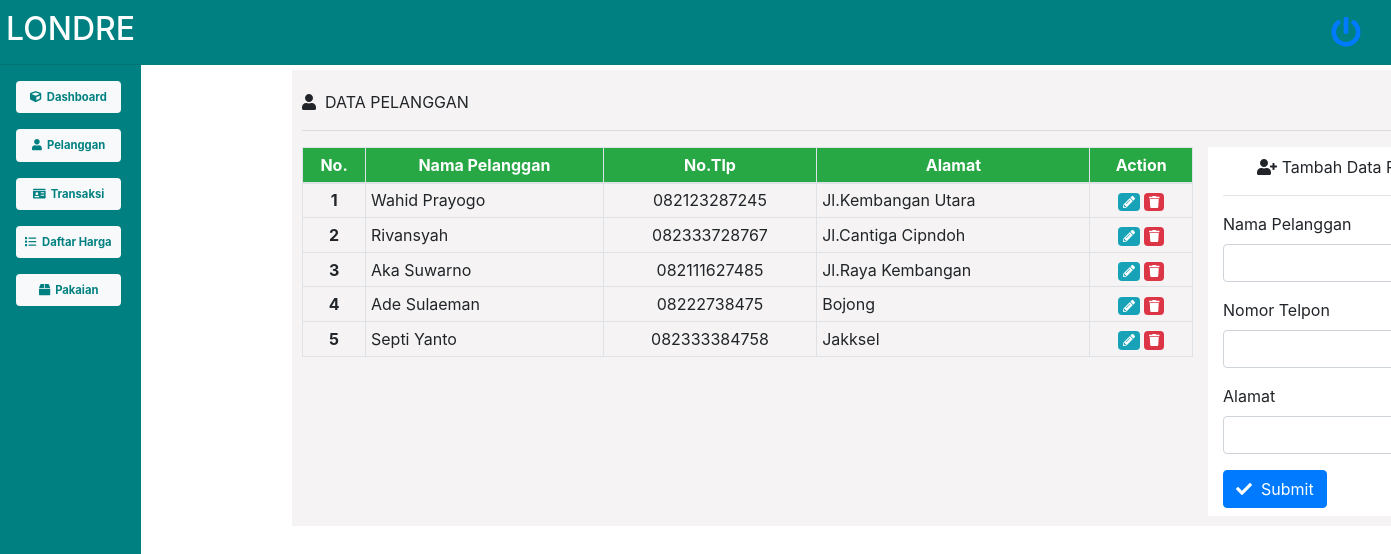
Screenshot of /pages/pelanggan.php (signed in) with the database file from the repository.
### tables this page shows
CREATE TABLE `pelanggan` (
  `pelanggan_id` int(11) NOT NULL,
  `pelanggan_nama` varchar(255) NOT NULL,
  `pelanggan_hp` varchar(20) NOT NULL,
  `pelanggan_alamat` varchar(255) NOT NULL
);

### connection/function-pelanggan.php (called while the page is built, shortened)
<?php
    require "db.php";
    $conn = mysqli_connect($host, $user, $pass, $db);
    function getPelanggan($data) {
        global $conn;
        $result = mysqli_query($conn, $data);
        $rows = [];
        while ($row = mysqli_fetch_assoc($result)){
            $rows[] = $row;
        }
        return $rows;
    }
?>

### pages/pelanggan.php (the view, shortened to what this page needs)
<?php
    require "../connection/function-pelanggan.php";
    $query = "SELECT * FROM pelanggan";
    $data_pelanggan = getPelanggan($query);
?>
<!DOCTYPE html>
<html lang="en">
<head>
    <?php require "../connection/header.php"; ?>
</head>
<body>
    <div class="main">
        <div class="menus">
            <div class="header text-center">
                <h2>londre</h2>
                <hr>
            </div>
            <div class="sub-menus ml-3 text-left">
                <?php require "../connection/menus.php"; ?>
            </div>
        </div>
        <div class="body-main">
            <div class="header-body">
                <div class="component text-white">
                    <div class="user-log">
                        <a href="../logout.php"><i class="fas fa-power-off"></i></a>
                    </div>
                </div>
            </div>
        </div>
        <div class="body">
            <div class="continer-fluid">
                <div class="box">
                    <div class="header">
                        <span><i class="fas fa-user"></i>&nbsp; Data Pelanggan</span>
                        <hr>
                    </div>
                    <div class="main-data">
                        <div class="row mr-1">
                            <div class="col-lg-9">
                                <table class="table table-bordered table-hover table-sm">
                                    <thead class="bg-success text-white">
                                        <tr class="text-center">
                                            <th scope="coll">No.</th>
                                            <th scope="coll">Nama Pelanggan</th>
                                            <th scope="coll">No.Tlp</th>
                                            <th scope="coll">Alamat</th>
                                            <th scope="coll">Action</th>
                                        </tr>
                                    </thead>
                                    <tbody>
                                        <?php $nomor = 1; ?>
                                        <?php foreach($data_pelanggan as $dp) : ?>
                                        <tr>
                                            <th class="text-center"><?= $nomor; ?></th>
                                            <td><?= $dp["pelanggan_nama"]; ?></td>
                                            <td class="text-center"><?= $dp["pelanggan_hp"]; ?></td>
                                            <td><?= $dp["pelanggan_alamat"]; ?></td>
                                            <td class="text-center">
                                                <a href="#" class="badge badge-info" id="edit"><i class="fas fa-pencil-alt"></i></a>
                                                <a href="#" class="badge badge-danger"><i class="fas fa-trash"></i></a>
                                            </td>
                                        </tr>
                                        <?php $nomor++; ?>
                                        <?php endforeach;  ?>
                                    </tbody>
                                </table>
                            </div>
                            <div class="col-lg-3 bg-white">
                                <div class="head-form text-center mt-2">
                                    <span><i class="fas fa-user-plus" id="headform"></i> Tambah Data Pelanggan</span>
                                    <hr>
                                </div>
                                <form action="" method="post">
                                    <div class="form-group">
                                        <label for="">Nama Pelanggan</label>
                                        <input type="text" name="pelanggan" id="pelanggan" class="form-control" require>
                                    </div>
                                    <div class="form-group">
                                        <label for="">Nomor Telpon</label>
                                        <input type="text" name="tlp" id="tlp" class="form-control" require>
                                    </div>
                                    <div class="form-group">
                                        <label for="">Alamat</label>
                                        <input type="text" name="alamat" id="alamat" class="form-control" require>
                                    </div>
                                    <button type="submit" class="btn btn-primary mb-2 sub" name="btninput"><i class="fas fa-check"></i>&nbsp; Submit</button>
                                </form>
                            </div>
                        </div>
                    </div>
                </div>
            </div>
        </div>
    </div>
</body>
</html>

### connection/header.php
<link rel="stylesheet" href="../css/bootstrap.css" />
<link rel="stylesheet" href="../icon/css/all.css" />
<link rel="stylesheet" href="../css/style.css" />

### connection/menus.php
<a href="../index.php" class="item-menu badge badge-light mt-3"><i class="fas fa-cube"></i>&nbsp; Dashboard</a>
<a href="../pages/pelanggan.php" class="item-menu badge badge-light mt-3"><i class="fas fa-user"></i>&nbsp; Pelanggan</a>
<a href="../pages/transaksi.php" class="item-menu badge badge-light mt-3"><i class="fas fa-id-card"></i>&nbsp; Transaksi</a>
<a href="../pages/daf-harga.php" class="item-menu badge badge-light mt-3"><i class="fas fa-list"></i>&nbsp; Daftar Harga</a>
<a href="../pages/pakaian.php" class="item-menu badge badge-light mt-3"><i class="fas fa-box"></i>&nbsp; Pakaian</a>

### css/style.css (style rules this page uses)
.main { display: flex; }
.menus { background-color: teal; width: 300px; height: 730px; color: white; }
.header { padding-top: 10px; text-transform: uppercase; }
.sub-menus { color: white; height: 20px; font-size: 15px; margin-left: 20px; margin-right: 20px; }
.item-menu { display: block; padding-top: 10px; padding-bottom: 10px; color: teal; }
.body-main { display: flex; }
.header-body { height: 65px; width: 1250px; background-color: teal; }
.component { padding-top: 10px; }
.user-log { padding-left: 1190px; font-size: 30px; }
.body { position: fixed; margin-left: 292px; margin-top: 70px; width: 1237px; background-color: rgb(245, 243, 243); }
.box { padding-top: 10px; padding-bottom: 10px; padding-left: 10px; padding-right: 10px; }

### rows the page displays
pelanggan: pelanggan_nama "Wahid Prayogo", pelanggan_hp "082123287245", pelanggan_alamat "Jl.Kembangan Utara"
pelanggan: pelanggan_nama "Rivansyah", pelanggan_hp "082333728767", pelanggan_alamat "Jl.Cantiga Cipndoh"
pelanggan: pelanggan_nama "Aka Suwarno", pelanggan_hp "082111627485", pelanggan_alamat "Jl.Raya Kembangan"
pelanggan: pelanggan_nama "Ade Sulaeman", pelanggan_hp "08222738475", pelanggan_alamat "Bojong"
pelanggan: pelanggan_nama "Septi Yanto", pelanggan_hp "082333384758", pelanggan_alamat "Jakksel"
